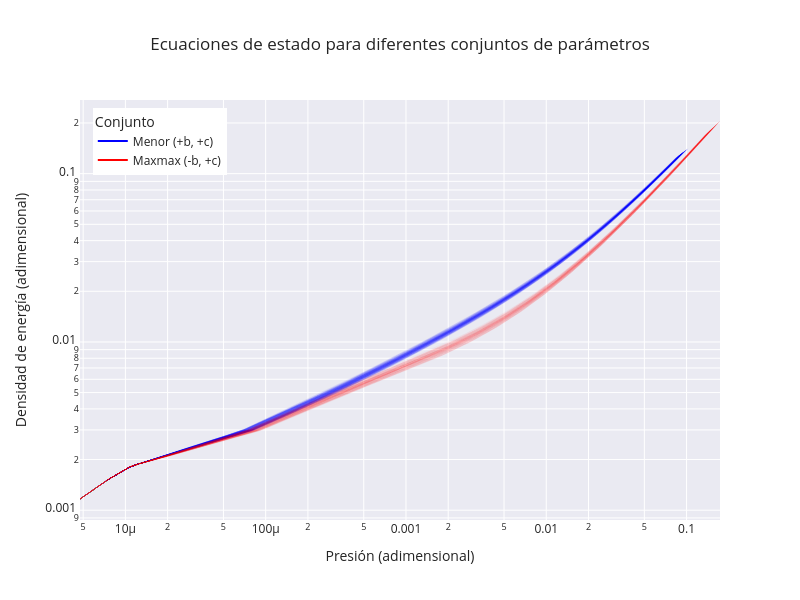

Notebook code cell kept with this figure:
### Code cell
import scripts.NSMatterEoS as nsEoS

# Realizamos una gráfica con las ecuaciones de estado de los 5 conjuntos de parámetros mostrados anteriormente
basename = 'results/EspacioParametros/stellar_mesh_sigma_omega_rho_rho0_lambda_A_propios'
files = [
    f'{basename}_2.npz',
    f'{basename}_4.npz',
]
labels = ['Menor (+b, +c)', 'Maxmax (-b, +c)']
n_range = np.logspace(
        np.log10(1e14*1e3*(1e-45/m_nuc_MKS)),
        np.log10(5e15*1e3*(1e-45/m_nuc_MKS)),
        200
    )
import plotly.graph_objects as go

fig = go.Figure()
# plt.figure(figsize=(10, 7))

for data_file, label in zip(files, labels):
    data = np.load(data_file)
    params_set = data['params'].copy()
    print(f'Procesando {data_file} con parámetros: {params_set}')
    for i, A_s_val in enumerate(data['A_sigma_range']):
        for j, A_o_val in enumerate(data['A_omega_range']):
            if np.isnan(data['mass_mesh'][j, i]):
                continue
            params_set[0] = A_s_val
            params_set[1] = A_o_val
            rho_P, pres_set, ener_set, *_ = nsEoS.EoS(
                n_range, params_set,
                add_crust=True,
                crust_file_path='EoS_tables/EoS_crust.txt'
            )
            pres_x = np.logspace(np.log10(pres_set[0]), np.log10(pres_set[-1]), 300)
            ener_y = rho_P(pres_x)
            color = 'blue' if label == labels[0] else 'red'
            fig.add_trace(go.Scatter(
                x=pres_x, y=ener_y,
                mode='lines', line=dict(color=color, width=0.1),
                opacity=0.3, name=label, showlegend=False
            ))
            # plt.loglog(pres_x, ener_y, color=color, alpha=0.3, linewidth=0.1)
    del data

# Entradas ficticias para la leyenda
fig.add_trace(go.Scatter(x=[None], y=[None], mode='lines',
                         line=dict(color='blue', width=2),
                         name=labels[0]))
fig.add_trace(go.Scatter(x=[None], y=[None], mode='lines',
                         line=dict(color='red', width=2),
                         name=labels[1]))

# plt.loglog([], [], color='blue', label=labels[0], linewidth=2)
# plt.loglog([], [], color='red', label=labels[1], linewidth=2)
# plt.xlabel('Presión (adimensional)')
# plt.ylabel('Densidad de energía (adimensional)')
# plt.title('Ecuaciones de estado para diferentes conjuntos de parámetros')
# plt.legend(title='Conjunto', loc='upper left')
# plt.grid(which='both', linestyle='--', linewidth=0.5)
# plt.tight_layout()

fig.update_layout(
    title='Ecuaciones de estado para diferentes conjuntos de parámetros',
    xaxis=dict(title='Presión (adimensional)', type='log'),
    yaxis=dict(title='Densidad de energía (adimensional)', type='log'),
    legend=dict(title='Conjunto', x=0.02, y=0.98),
    template='seaborn',
    width=800,
    height=600
)

fig.show()
# plt.show()
